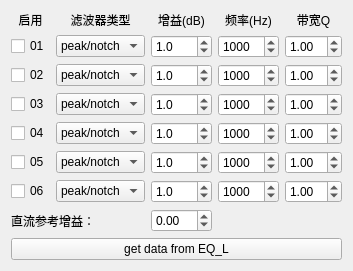
        <widget class="QWidget" name="tab_8">
         <attribute name="title">
          <string>EQ_R</string>
         </attribute>
         <layout class="QGridLayout" name="gridLayout_16">
          <item row="1" column="3">
           <widget class="QLabel" name="label_71">
            <property name="text">
             <string>频率(Hz)</string>
            </property>
            <property name="alignment">
             <set>Qt::AlignCenter</set>
            </property>
           </widget>
          </item>
          <item row="2" column="0">
           <widget class="QCheckBox" name="checkbox_IIR_r1">
            <property name="text">
             <string>01</string>
            </property>
           </widget>
          </item>
          <item row="1" column="2">
           <widget class="QLabel" name="label_69">
            <property name="text">
             <string>增益(dB)</string>
            </property>
            <property name="alignment">
             <set>Qt::AlignCenter</set>
            </property>
           </widget>
          </item>
          <item row="2" column="3">
           <widget class="QSpinBox" name="spinbox_iir_f_r1">
            <property name="minimum">
             <number>20</number>
            </property>
            <property name="maximum">
             <number>20000</number>
            </property>
            <property name="singleStep">
             <number>50</number>
            </property>
            <property name="value">
             <number>1000</number>
            </property>
           </widget>
          </item>
          <item row="2" column="4">
           <widget class="QDoubleSpinBox" name="spinbox_iir_q_r1">
            <property name="decimals">
             <number>2</number>
            </property>
            <property name="minimum">
             <double>0.010000000000000</double>
            </property>
            <property name="maximum">
             <double>30.000000000000000</double>
            </property>
            <property name="singleStep">
             <double>0.100000000000000</double>
            </property>
            <property name="value">
             <double>1.000000000000000</double>
            </property>
           </widget>
          </item>
          <item row="7" column="3">
           <widget class="QSpinBox" name="spinbox_iir_f_r6">
            <property name="minimum">
             <number>20</number>
            </property>
            <property name="maximum">
             <number>20000</number>
            </property>
            <property name="singleStep">
             <number>50</number>
            </property>
            <property name="value">
             <number>1000</number>
            </property>
           </widget>
          </item>
          <item row="5" column="0">
           <widget class="QCheckBox" name="checkbox_IIR_r4">
            <property name="text">
             <string>04</string>
            </property>
           </widget>
          </item>
          <item row="5" column="4">
           <widget class="QDoubleSpinBox" name="spinbox_iir_q_r4">
            <property name="decimals">
             <number>2</number>
            </property>
            <property name="minimum">
             <double>0.010000000000000</double>
            </property>
            <property name="maximum">
             <double>30.000000000000000</double>
            </property>
            <property name="singleStep">
             <double>0.100000000000000</double>
            </property>
            <property name="value">
             <double>1.000000000000000</double>
            </property>
           </widget>
          </item>
          <item row="3" column="0">
           <widget class="QCheckBox" name="checkbox_IIR_r2">
            <property name="text">
             <string>02</string>
            </property>
           </widget>
          </item>
          <item row="6" column="2">
           <widget class="QDoubleSpinBox" name="spinbox_iir_gain_r5">
            <property name="decimals">
             <number>1</number>
            </property>
            <property name="minimum">
             <double>-100.000000000000000</double>
            </property>
            <property name="singleStep">
             <double>0.100000000000000</double>
            </property>
            <property name="value">
             <double>1.000000000000000</double>
            </property>
           </widget>
          </item>
          <item row="7" column="0">
           <widget class="QCheckBox" name="checkbox_IIR_r6">
            <property name="text">
             <string>06</string>
            </property>
           </widget>
          </item>
          <item row="3" column="3">
           <widget class="QSpinBox" name="spinbox_iir_f_r2">
            <property name="minimum">
             <number>20</number>
            </property>
            <property name="maximum">
             <number>20000</number>
            </property>
            <property name="singleStep">
             <number>50</number>
            </property>
            <property name="value">
             <number>1000</number>
            </property>
           </widget>
          </item>
          <item row="4" column="4">
           <widget class="QDoubleSpinBox" name="spinbox_iir_q_r3">
            <property name="decimals">
             <number>2</number>
            </property>
            <property name="minimum">
             <double>0.010000000000000</double>
            </property>
            <property name="maximum">
             <double>30.000000000000000</double>
            </property>
            <property name="singleStep">
             <double>0.100000000000000</double>
            </property>
            <property name="value">
             <double>1.000000000000000</double>
            </property>
           </widget>
          </item>
          <item row="1" column="1">
           <widget class="QLabel" name="label_68">
            <property name="text">
             <string>滤波器类型</string>
            </property>
            <property name="alignment">
             <set>Qt::AlignCenter</set>
            </property>
           </widget>
          </item>
          <item row="2" column="2">
           <widget class="QDoubleSpinBox" name="spinbox_iir_gain_r1">
            <property name="decimals">
             <number>1</number>
            </property>
            <property name="minimum">
             <double>-100.000000000000000</double>
            </property>
            <property name="singleStep">
             <double>0.100000000000000</double>
            </property>
            <property name="value">
             <double>1.000000000000000</double>
            </property>
           </widget>
          </item>
          <item row="4" column="3">
           <widget class="QSpinBox" name="spinbox_iir_f_r3">
            <property name="minimum">
             <number>20</number>
            </property>
            <property name="maximum">
             <number>20000</number>
            </property>
            <property name="singleStep">
             <number>50</number>
            </property>
            <property name="value">
             <number>1000</number>
            </property>
           </widget>
          </item>
          <item row="3" column="2">
           <widget class="QDoubleSpinBox" name="spinbox_iir_gain_r2">
            <property name="decimals">
             <number>1</number>
            </property>
            <property name="minimum">
             <double>-100.000000000000000</double>
            </property>
            <property name="singleStep">
             <double>0.100000000000000</double>
            </property>
            <property name="value">
             <double>1.000000000000000</double>
            </property>
           </widget>
          </item>
          <item row="3" column="1">
           <widget class="QComboBox" name="combobox_iir_r2">
            <item>
             <property name="text">
              <string>peak/notch</string>
             </property>
            </item>
            <item>
             <property name="text">
              <string>lowshelf</string>
             </property>
            </item>
            <item>
             <property name="text">
              <string>highshelf</string>
             </property>
            </item>
            <item>
             <property name="text">
              <string>lowpass</string>
             </property>
            </item>
            <item>
             <property name="text">
              <string>highpass</string>
             </property>
            </item>
           </widget>
          </item>
          <item row="6" column="4">
           <widget class="QDoubleSpinBox" name="spinbox_iir_q_r5">
            <property name="decimals">
             <number>2</number>
            </property>
            <property name="minimum">
             <double>0.010000000000000</double>
            </property>
            <property name="maximum">
             <double>30.000000000000000</double>
            </property>
            <property name="singleStep">
             <double>0.100000000000000</double>
            </property>
            <property name="value">
             <double>1.000000000000000</double>
            </property>
           </widget>
          </item>
          <item row="1" column="0">
           <widget class="QLabel" name="label_67">
            <property name="text">
             <string>启用</string>
            </property>
            <property name="alignment">
             <set>Qt::AlignCenter</set>
            </property>
           </widget>
          </item>
          <item row="5" column="2">
           <widget class="QDoubleSpinBox" name="spinbox_iir_gain_r4">
            <property name="decimals">
             <number>1</number>
            </property>
            <property name="minimum">
             <double>-100.000000000000000</double>
            </property>
            <property name="singleStep">
             <double>0.100000000000000</double>
            </property>
            <property name="value">
             <double>1.000000000000000</double>
            </property>
           </widget>
          </item>
          <item row="7" column="4">
           <widget class="QDoubleSpinBox" name="spinbox_iir_q_r6">
            <property name="decimals">
             <number>2</number>
            </property>
            <property name="minimum">
             <double>0.010000000000000</double>
            </property>
            <property name="maximum">
             <double>30.000000000000000</double>
            </property>
            <property name="singleStep">
             <double>0.100000000000000</double>
            </property>
            <property name="value">
             <double>1.000000000000000</double>
            </property>
           </widget>
          </item>
          <item row="4" column="2">
           <widget class="QDoubleSpinBox" name="spinbox_iir_gain_r3">
            <property name="decimals">
             <number>1</number>
            </property>
            <property name="minimum">
             <double>-100.000000000000000</double>
            </property>
            <property name="singleStep">
             <double>0.100000000000000</double>
            </property>
            <property name="value">
             <double>1.000000000000000</double>
            </property>
           </widget>
          </item>
          <item row="1" column="4">
           <widget class="QLabel" name="label_70">
            <property name="text">
             <string>带宽Q</string>
            </property>
            <property name="alignment">
             <set>Qt::AlignCenter</set>
            </property>
           </widget>
          </item>
          <item row="4" column="0">
           <widget class="QCheckBox" name="checkbox_IIR_r3">
            <property name="text">
             <string>03</string>
            </property>
           </widget>
          </item>
          <item row="2" column="1">
           <widget class="QComboBox" name="combobox_iir_r1">
            <item>
             <property name="text">
              <string>peak/notch</string>
             </property>
            </item>
            <item>
             <property name="text">
              <string>lowshelf</string>
             </property>
            </item>
            <item>
             <property name="text">
              <string>highshelf</string>
             </property>
            </item>
            <item>
             <property name="text">
              <string>lowpass</string>
             </property>
            </item>
            <item>
             <property name="text">
              <string>highpass</string>
             </property>
            </item>
           </widget>
          </item>
          <item row="6" column="3">
           <widget class="QSpinBox" name="spinbox_iir_f_r5">
            <property name="minimum">
             <number>20</number>
            </property>
            <property name="maximum">
             <number>20000</number>
            </property>
            <property name="singleStep">
             <number>50</number>
            </property>
            <property name="value">
             <number>1000</number>
            </property>
           </widget>
          </item>
          <item row="8" column="2">
           <widget class="QDoubleSpinBox" name="spinbox_gain_eq_r">
            <property name="minimum">
             <double>-60.000000000000000</double>
            </property>
            <property name="maximum">
             <double>12.000000000000000</double>
            </property>
           </widget>
          </item>
          <item row="7" column="1">
           <widget class="QComboBox" name="combobox_iir_r6">
            <item>
             <property name="text">
              <string>peak/notch</string>
             </property>
            </item>
            <item>
             <property name="text">
              <string>lowshelf</string>
             </property>
            </item>
            <item>
             <property name="text">
              <string>highshelf</string>
             </property>
            </item>
            <item>
             <property name="text">
              <string>lowpass</string>
             </property>
            </item>
            <item>
             <property name="text">
              <string>highpass</string>
             </property>
            </item>
           </widget>
          </item>
          <item row="6" column="0">
           <widget class="QCheckBox" name="checkbox_IIR_r5">
            <property name="text">
             <string>05</string>
            </property>
           </widget>
          </item>
          <item row="8" column="0" colspan="2">
           <widget class="QLabel" name="label_73">
            <property name="text">
             <string>直流参考增益：</string>
            </property>
           </widget>
          </item>
          <item row="5" column="1">
           <widget class="QComboBox" name="combobox_iir_r4">
            <item>
             <property name="text">
              <string>peak/notch</string>
             </property>
            </item>
            <item>
             <property name="text">
              <string>lowshelf</string>
             </property>
            </item>
            <item>
             <property name="text">
              <string>highshelf</string>
             </property>
            </item>
            <item>
             <property name="text">
              <string>lowpass</string>
             </property>
            </item>
            <item>
             <property name="text">
              <string>highpass</string>
             </property>
            </item>
           </widget>
          </item>
          <item row="5" column="3">
           <widget class="QSpinBox" name="spinbox_iir_f_r4">
            <property name="minimum">
             <number>20</number>
            </property>
            <property name="maximum">
             <number>20000</number>
            </property>
            <property name="singleStep">
             <number>50</number>
            </property>
            <property name="value">
             <number>1000</number>
            </property>
           </widget>
          </item>
          <item row="4" column="1">
           <widget class="QComboBox" name="combobox_iir_r3">
            <item>
             <property name="text">
              <string>peak/notch</string>
             </property>
            </item>
            <item>
             <property name="text">
              <string>lowshelf</string>
             </property>
            </item>
            <item>
             <property name="text">
              <string>highshelf</string>
             </property>
            </item>
            <item>
             <property name="text">
              <string>lowpass</string>
             </property>
            </item>
            <item>
             <property name="text">
              <string>highpass</string>
             </property>
            </item>
           </widget>
          </item>
          <item row="7" column="2">
           <widget class="QDoubleSpinBox" name="spinbox_iir_gain_r6">
            <property name="decimals">
             <number>1</number>
            </property>
            <property name="minimum">
             <double>-100.000000000000000</double>
            </property>
            <property name="singleStep">
             <double>0.100000000000000</double>
            </property>
            <property name="value">
             <double>1.000000000000000</double>
            </property>
           </widget>
          </item>
          <item row="6" column="1">
           <widget class="QComboBox" name="combobox_iir_r5">
            <item>
             <property name="text">
              <string>peak/notch</string>
             </property>
            </item>
            <item>
             <property name="text">
              <string>lowshelf</string>
             </property>
            </item>
            <item>
             <property name="text">
              <string>highshelf</string>
             </property>
            </item>
            <item>
             <property name="text">
              <string>lowpass</string>
             </property>
            </item>
            <item>
             <property name="text">
              <string>highpass</string>
             </property>
            </item>
           </widget>
          </item>
          <item row="3" column="4">
           <widget class="QDoubleSpinBox" name="spinbox_iir_q_r2">
            <property name="decimals">
             <number>2</number>
            </property>
            <property name="minimum">
             <double>0.010000000000000</double>
            </property>
            <property name="maximum">
             <double>30.000000000000000</double>
            </property>
            <property name="singleStep">
             <double>0.100000000000000</double>
            </property>
            <property name="value">
             <double>1.000000000000000</double>
            </property>
           </widget>
          </item>
          <item row="9" column="0" colspan="5">
           <widget class="QPushButton" name="btn_eq_copy_l_to_r">
            <property name="text">
             <string>get data from EQ_L</string>
            </property>
           </widget>
          </item>
         </layout>
         <zorder>spinbox_iir_gain_r4</zorder>
         <zorder>spinbox_iir_f_r6</zorder>
         <zorder>spinbox_iir_f_r2</zorder>
         <zorder>checkbox_IIR_r5</zorder>
         <zorder>combobox_iir_r3</zorder>
         <zorder>label_67</zorder>
         <zorder>spinbox_iir_q_r2</zorder>
         <zorder>spinbox_iir_f_r3</zorder>
         <zorder>label_68</zorder>
         <zorder>spinbox_iir_q_r1</zorder>
         <zorder>label_69</zorder>
         <zorder>spinbox_iir_q_r5</zorder>
         <zorder>label_70</zorder>
         <zorder>combobox_iir_r1</zorder>
         <zorder>checkbox_IIR_r3</zorder>
         <zorder>spinbox_iir_f_r1</zorder>
         <zorder>spinbox_iir_gain_r1</zorder>
         <zorder>combobox_iir_r6</zorder>
         <zorder>spinbox_iir_q_r4</zorder>
         <zorder>spinbox_iir_gain_r5</zorder>
         <zorder>combobox_iir_r5</zorder>
         <zorder>checkbox_IIR_r2</zorder>
         <zorder>combobox_iir_r2</zorder>
         <zorder>combobox_iir_r4</zorder>
         <zorder>checkbox_IIR_r4</zorder>
         <zorder>spinbox_iir_gain_r2</zorder>
         <zorder>spinbox_iir_gain_r6</zorder>
         <zorder>label_71</zorder>
         <zorder>checkbox_IIR_r6</zorder>
         <zorder>spinbox_iir_f_r4</zorder>
         <zorder>spinbox_iir_f_r5</zorder>
         <zorder>spinbox_iir_q_r6</zorder>
         <zorder>spinbox_iir_gain_r3</zorder>
         <zorder>spinbox_iir_q_r3</zorder>
         <zorder>checkbox_IIR_r1</zorder>
         <zorder>label_73</zorder>
         <zorder>spinbox_gain_eq_r</zorder>
         <zorder>btn_eq_copy_l_to_r</zorder>
        </widget>
